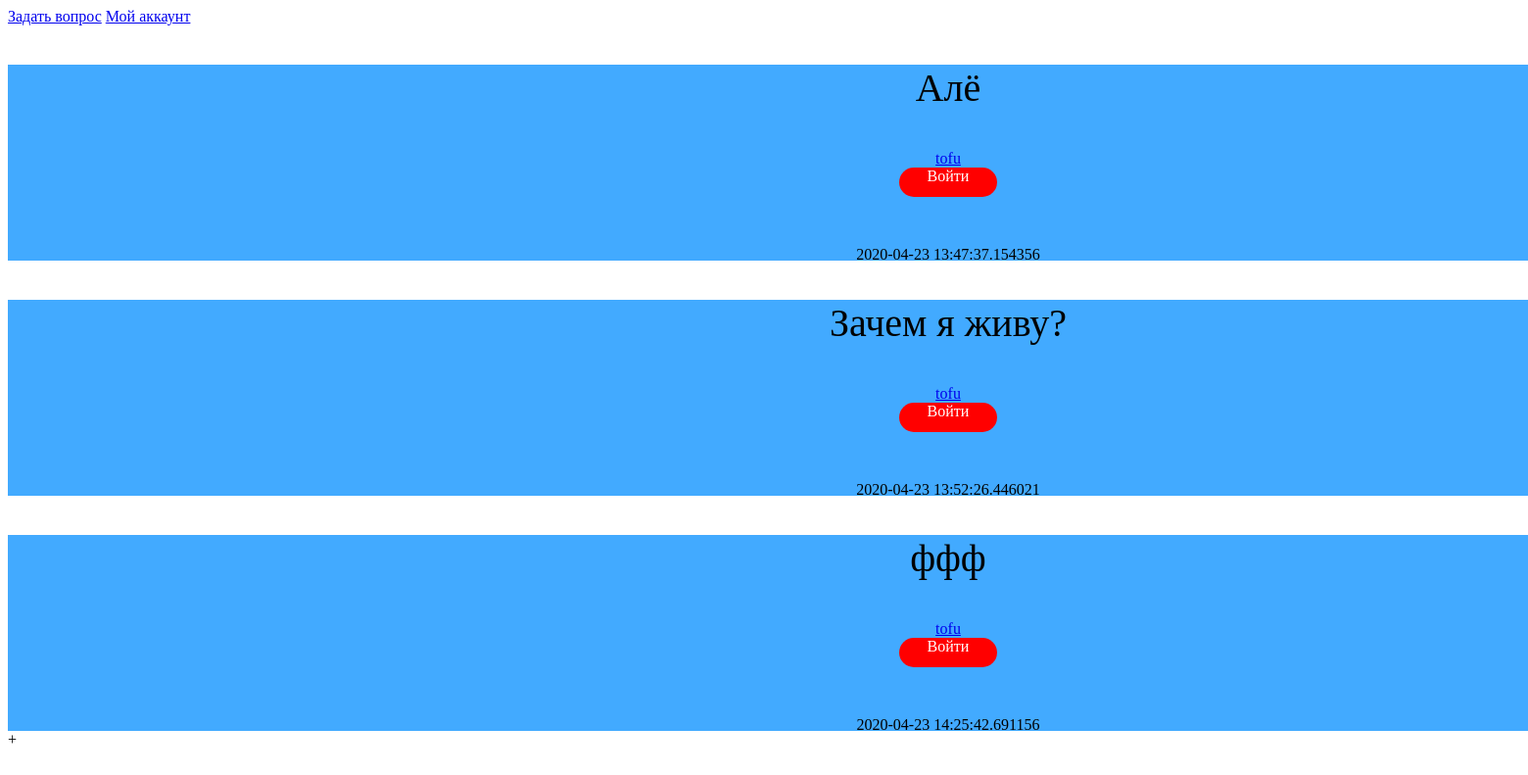
Page / (signed in) on the earlier database version.
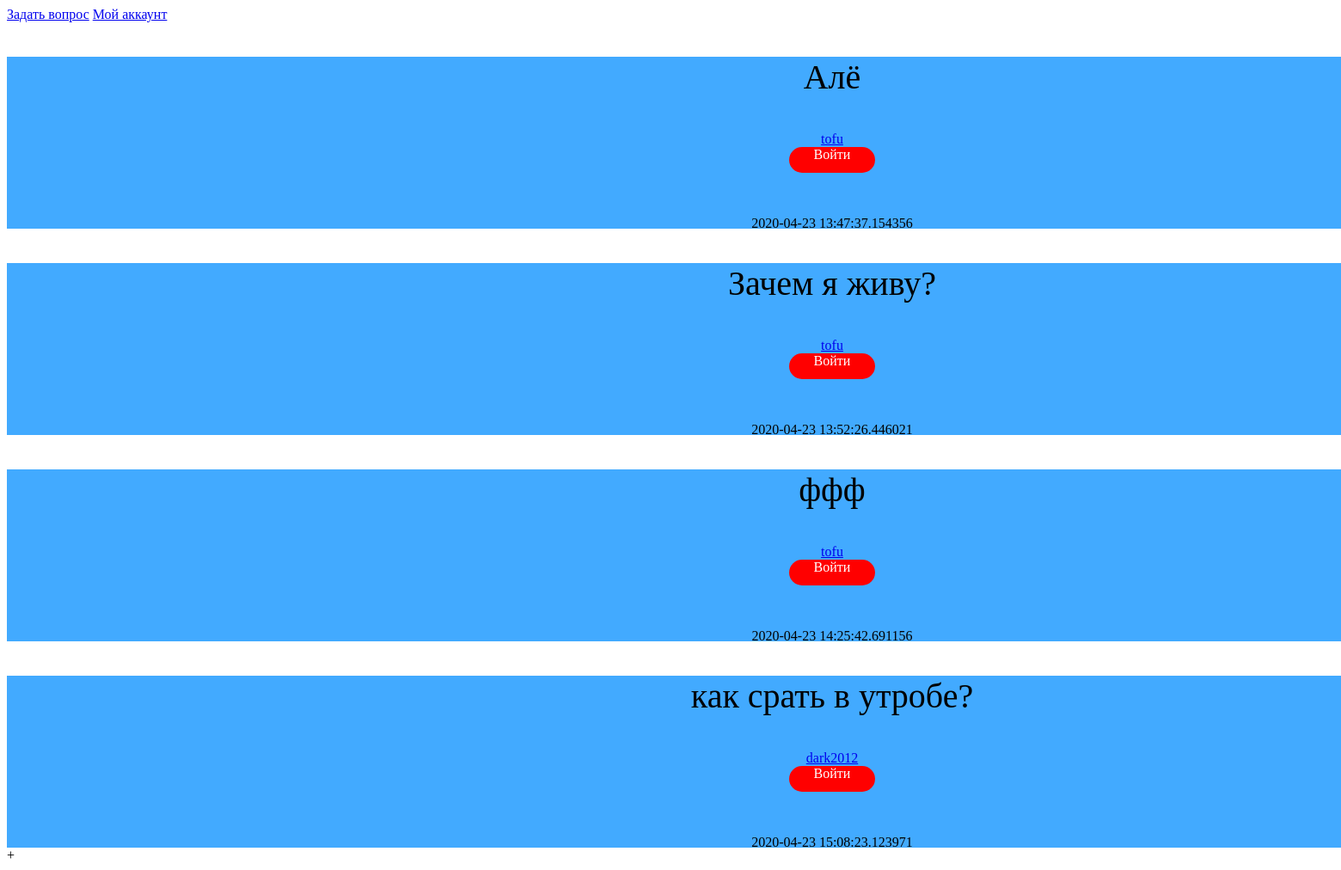
Same page on the later database version.
### data/tables.py (models this page shows, shortened)
class Question(SqlAlchemyBase):
    __tablename__ = 'questions'
    id = sqlalchemy.Column(sqlalchemy.Integer, primary_key=True, autoincrement=True)
    creator_id = sqlalchemy.Column(sqlalchemy.Integer, sqlalchemy.ForeignKey('users.id'))
    created_date = sqlalchemy.Column(sqlalchemy.DateTime, default=datetime.datetime.now)
    topic = sqlalchemy.Column(sqlalchemy.String)
    user = orm.relation('User')
    messages = orm.relation('Message', back_populates='question')

class User(SqlAlchemyBase, UserMixin):
    __tablename__ = 'users'
    id = sqlalchemy.Column(sqlalchemy.Integer,
                           primary_key=True, autoincrement=True)
    username = sqlalchemy.Column(sqlalchemy.String)
    about = sqlalchemy.Column(sqlalchemy.String, nullable=True)
    email = sqlalchemy.Column(sqlalchemy.String,
                              index=True, unique=True)
    hashed_password = sqlalchemy.Column(sqlalchemy.String, nullable=True)
    created_date = sqlalchemy.Column(sqlalchemy.DateTime,
                                     default=datetime.datetime.now)
    profile_image = sqlalchemy.Column(sqlalchemy.String, nullable=True)
    questions = orm.relation('Question', back_populates='user')
    messages = orm.relation('Message', back_populates='user')

### main.py (the view)
@app.route('/')
@login_required
def index():
    session = create_session()
    questions = session.query(Question).all()
    return render_template('index.html', questions=questions, user=current_user)

### data/db_session.py (called while the page is built)
def create_session() -> Session:
    global __factory
    return __factory()

### main.py (called while the page is built)
@login_manager.user_loader
def load_user(user_id):
    session = create_session()
    return session.query(User).get(user_id)

### templates/index.html (shortened to what this page needs)
<!DOCTYPE html>
<html lang="en">
<head>
    <link rel="stylesheet" type="text/css" href="static/css/index.css">
</head>
<body>
<nav>
    <a href="/create_question">Задать вопрос</a>
    <a href="/profile/{{user.id}}">Мой аккаунт</a>
</nav>
{%for elem in questions%}
<div class="question">
    <p class="topic">{{elem.topic}}</p>
    <a class="username" href="/profile/{{elem.user.id}}">{{elem.user.username}}</a>
    <div class="button"><a class="linkbutton" href="/question/{{elem.id}}">Войти</a></div>
    {{elem.created_date}}
</div>
{%endfor%}
</body>
</html>+

### static/css/index.css (style rules this page uses)
.question { background-color: #42aaff; height: 200px; width: 1920px; word-break: break-all; text-align:center; }
.topic { font-size:250%; }
.button { background-color:red; width:100px; height: 30px; text-align:middle; border-radius: 30px; margin-left: 910px; margin-bottom:50px; }
.linkbutton { color: white; text-decoration: none; }

Differences in the rows shown:
added Question: topic "как срать в утробе?", user.username "dark2012", created_date "2020-04-23 15:08:23.123971"
